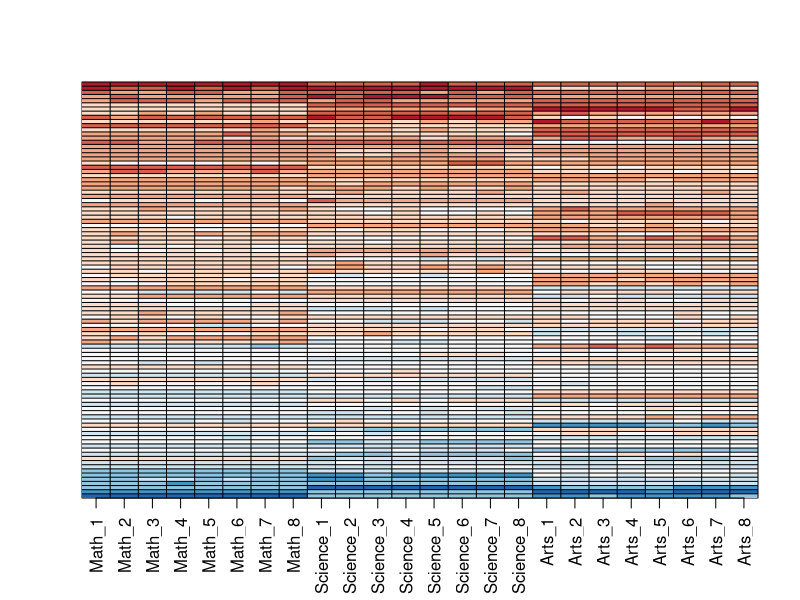
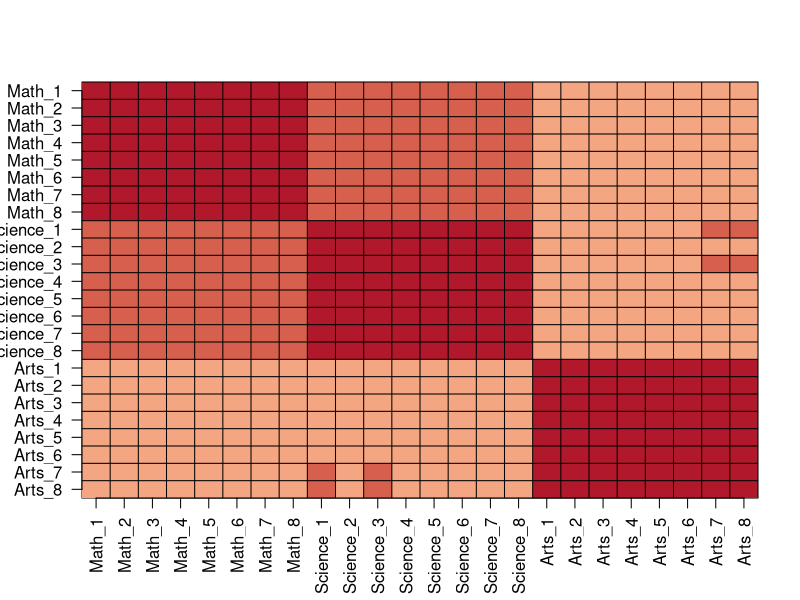

Recreate these plots in R, in order.
## ---- chunk 1
set.seed(1987)
#if using R 3.6 or later, use `set.seed(1987, sample.kind="Rounding")` instead
n <- 100
k <- 8
Sigma <- 64  * matrix(c(1, .75, .5, .75, 1, .5, .5, .5, 1), 3, 3) 
m <- MASS::mvrnorm(n, rep(0, 3), Sigma)
m <- m[order(rowMeans(m), decreasing = TRUE),]
y <- m %x% matrix(rep(1, k), nrow = 1) + matrix(rnorm(matrix(n*k*3)), n, k*3)
colnames(y) <- c(paste(rep("Math",k), 1:k, sep="_"),
                 paste(rep("Science",k), 1:k, sep="_"),
                 paste(rep("Arts",k), 1:k, sep="_"))
## ---- chunk 2
my_image <- function(x, zlim = range(x), ...){
	colors = rev(RColorBrewer::brewer.pal(9, "RdBu"))
	cols <- 1:ncol(x)
	rows <- 1:nrow(x)
	image(cols, rows, t(x[rev(rows),,drop=FALSE]), xaxt = "n", yaxt = "n",
			xlab="", ylab="",  col = colors, zlim = zlim, ...)
	abline(h=rows + 0.5, v = cols + 0.5)
	axis(side = 1, cols, colnames(x), las = 2)
}

my_image(y)
## ---- chunk 3
my_image(cor(y), zlim = c(-1,1))
range(cor(y))
axis(side = 2, 1:ncol(y), rev(colnames(y)), las = 2)
## ---- chunk 4
s <- svd(y)
names(s)

y_svd <- s$u %*% diag(s$d) %*% t(s$v)
max(abs(y - y_svd))


